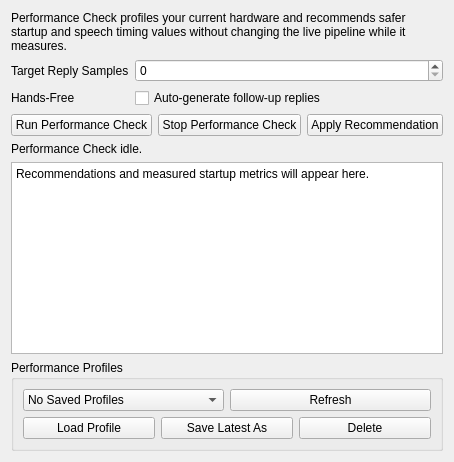
       <widget class="QWidget" name="dry_run_tab">
        <attribute name="icon">
         <iconset>
          <normaloff>ui_icons/side_tabs/dry_run.png</normaloff>ui_icons/side_tabs/dry_run.png</iconset>
        </attribute>
        <attribute name="title">
         <string/>
        </attribute>
        <attribute name="toolTip">
         <string>Performance Check</string>
        </attribute>
        <layout class="QVBoxLayout" name="dryRunLayout">
         <item>
          <widget class="QLabel" name="dry_run_intro">
           <property name="text">
            <string>Performance Check profiles your current hardware and recommends safer startup and speech timing values without changing the live pipeline while it measures.</string>
           </property>
           <property name="wordWrap">
            <bool>true</bool>
           </property>
          </widget>
         </item>
         <item>
          <layout class="QFormLayout" name="dryRunForm">
           <item row="0" column="0">
            <widget class="QLabel" name="dry_run_target_label">
             <property name="text">
              <string>Target Reply Samples</string>
             </property>
            </widget>
           </item>
           <item row="0" column="1">
            <widget class="QSpinBox" name="dry_run_target_spin">
             <property name="maximum">
              <number>12</number>
             </property>
            </widget>
           </item>
           <item row="1" column="0">
            <widget class="QLabel" name="dry_run_hands_free_label">
             <property name="text">
              <string>Hands-Free</string>
             </property>
            </widget>
           </item>
           <item row="1" column="1">
            <widget class="QCheckBox" name="dry_run_auto_replies_checkbox">
             <property name="text">
              <string>Auto-generate follow-up replies</string>
             </property>
            </widget>
           </item>
          </layout>
         </item>
         <item>
          <layout class="QHBoxLayout" name="dryRunButtons">
           <item>
            <widget class="QPushButton" name="btn_dry_run_start">
             <property name="text">
              <string>Run Performance Check</string>
             </property>
            </widget>
           </item>
           <item>
            <widget class="QPushButton" name="btn_dry_run_stop">
             <property name="text">
              <string>Stop Performance Check</string>
             </property>
            </widget>
           </item>
           <item>
            <widget class="QPushButton" name="btn_dry_run_apply">
             <property name="text">
              <string>Apply Recommendation</string>
             </property>
            </widget>
           </item>
          </layout>
         </item>
         <item>
          <widget class="QLabel" name="dry_run_status_label">
           <property name="text">
            <string>Performance Check idle.</string>
           </property>
          </widget>
         </item>
         <item>
          <widget class="QPlainTextEdit" name="dry_run_summary">
           <property name="plainText">
            <string>Recommendations and measured startup metrics will appear here.</string>
           </property>
          </widget>
         </item>
         <item>
          <widget class="QGroupBox" name="performance_profiles_box">
           <property name="title">
            <string>Performance Profiles</string>
           </property>
           <layout class="QVBoxLayout" name="performanceProfilesLayout">
            <item>
             <layout class="QHBoxLayout" name="performanceProfileRow">
              <item>
               <widget class="QComboBox" name="performance_profile_combo">
                <item>
                 <property name="text">
                  <string>No Saved Profiles</string>
                 </property>
                </item>
               </widget>
              </item>
              <item>
               <widget class="QPushButton" name="btn_profile_refresh">
                <property name="text">
                 <string>Refresh</string>
                </property>
               </widget>
              </item>
             </layout>
            </item>
            <item>
             <layout class="QHBoxLayout" name="performanceProfileButtons">
              <item>
               <widget class="QPushButton" name="btn_profile_load">
                <property name="text">
                 <string>Load Profile</string>
                </property>
               </widget>
              </item>
              <item>
               <widget class="QPushButton" name="btn_profile_save_latest">
                <property name="text">
                 <string>Save Latest As</string>
                </property>
               </widget>
              </item>
              <item>
               <widget class="QPushButton" name="btn_profile_delete">
                <property name="text">
                 <string>Delete</string>
                </property>
               </widget>
              </item>
             </layout>
            </item>
           </layout>
          </widget>
         </item>
        </layout>
       </widget>
